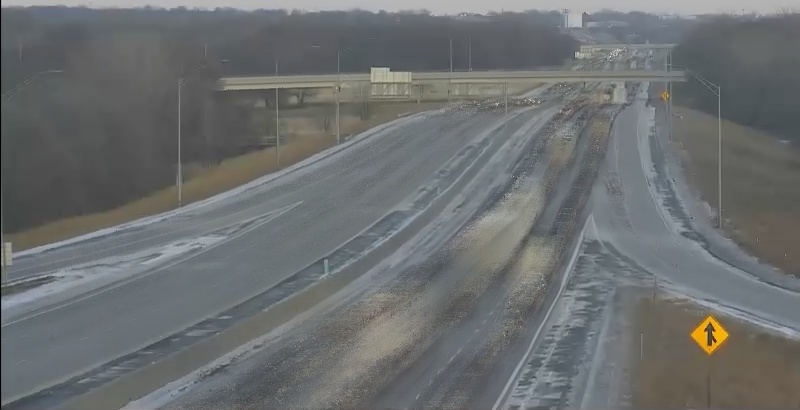
#> input picture images/14_1.jpg, 800 x 410 px
$ python image_diff.original.py --first images/14_1.jpg --second images/14_2.jpg   (older library calls are emulated)
#> lines starting #> are read from the running program, lines starting #| are printed output that depends on the picture; after the words box and inside, x2 and y2 are one past the last pixel; in counts of white or black regions, pixels touching at a corner belong together; long printed decimals are rounded
# import the necessary packages
from skimage.measure import compare_ssim
import argparse
import imutils
import cv2

# construct the argument parse and parse the arguments
ap = argparse.ArgumentParser()
ap.add_argument("-f", "--first", required=True,
                help="first input image")
ap.add_argument("-s", "--second", required=True,
                help="second")
args = vars(ap.parse_args())

# load the two input images
imageA = cv2.imread(args["first"])
#> imageA is the input picture: shape (410, 800, 3); mean B, G, R 111.4, 110.8, 107.7
imageB = cv2.imread(args["second"])
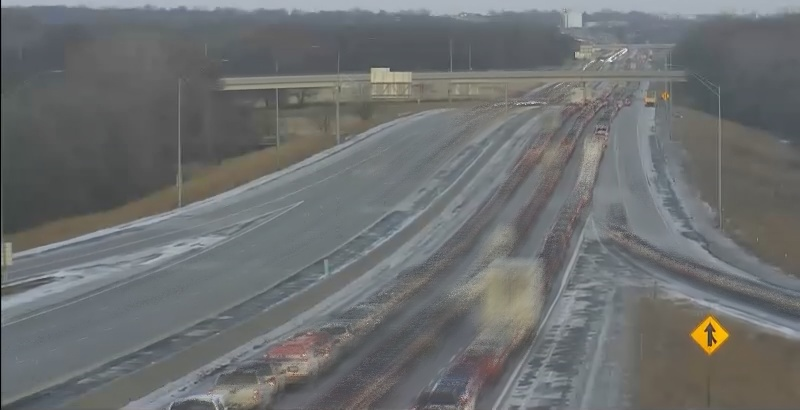
#> input picture images/14_2.jpg, 800 x 410 px
#> imageB is the input picture: shape (410, 800, 3); mean B, G, R 111.9, 111.5, 109.1
# [8 lines of commented-out code are left out]
grayA = cv2.cvtColor(imageA, cv2.COLOR_BGR2GRAY)
grayB = cv2.cvtColor(imageB, cv2.COLOR_BGR2GRAY)


# compute the Structural Similarity Index (SSIM) between the two
# images, ensuring that the difference image is returned
(score, diff) = compare_ssim(grayA, grayB, full=True)
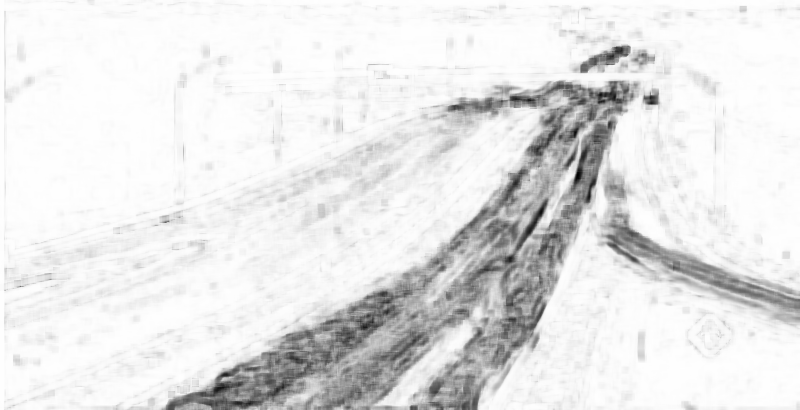
#> diff: shape (410, 800) float64; min -0.483, max 1, mean 0.852; drawn with min black and max white
#> score = 0.851
diff = (diff * 255).astype("uint8")
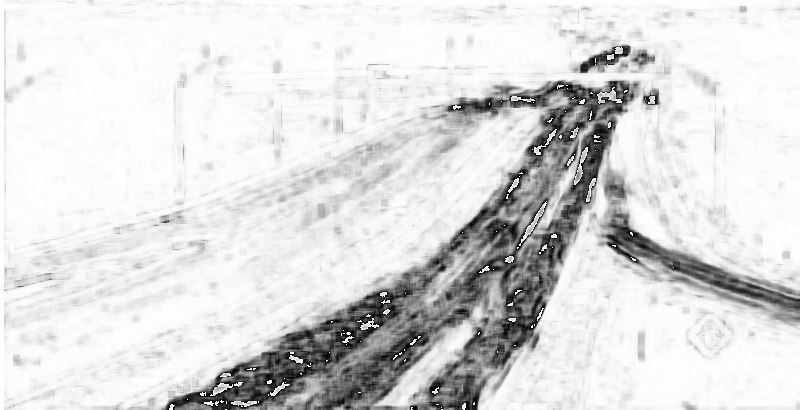
#> diff: shape (410, 800); min 0, max 255, mean 218.6
print("SSIM: {}".format(score))
#| SSIM: 0.8511

# threshold the difference image, followed by finding contours to
# obtain the regions of the two input images that differ
thresh = cv2.threshold(diff, 0, 255,
                       cv2.THRESH_BINARY_INV | cv2.THRESH_OTSU)[1]
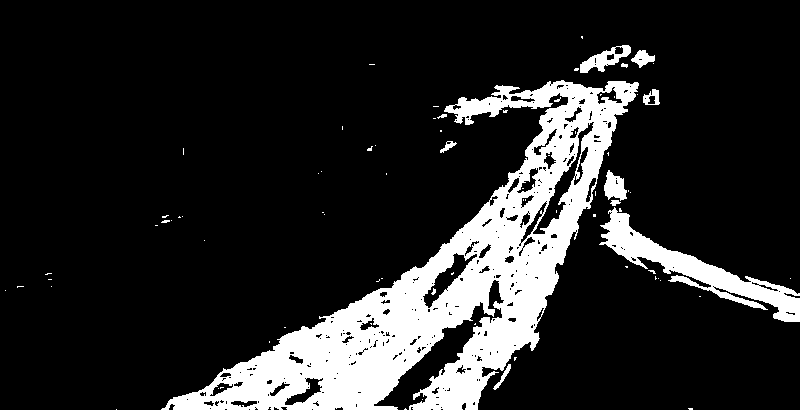
#> thresh: shape (410, 800); 15.6% white; 78 white regions (65 under 20 px)
# thresh = cv2.threshold(diff, 50, 255,
#                        cv2.THRESH_BINARY_INV)[1]
cnts = cv2.findContours(thresh.copy(), cv2.RETR_EXTERNAL,
                        cv2.CHAIN_APPROX_SIMPLE)
#> cnts = 65 contours, 56 with area under 20; largest, box (x1, y1, x2, y2) and area: (161, 80, 639, 410) 48250, (599, 207, 800, 322) 4961, (580, 45, 631, 73) 626, (604, 170, 627, 201) 414, (631, 50, 655, 68) 204
cnts = imutils.grab_contours(cnts)

# loop over the contours
for c in cnts:
	# compute the bounding box of the contour and then draw the
	# bounding box on both input images to represent where the two
	# images differ
	(x, y, w, h) = cv2.boundingRect(c)
	cv2.rectangle(imageA, (x, y), (x + w, y + h), (0, 0, 255), 2)
	cv2.rectangle(imageB, (x, y), (x + w, y + h), (0, 0, 255), 2)
#> this loop made 65 passes
#> (x, y, w, h) on passes 1, 4, 5, 6, 11, 12, 14, 15, 17, 18, 21, 22: (116, 409, 1, 1), (422, 399, 1, 1), (493, 364, 18, 26), (514, 357, 3, 4), (5, 290, 1, 1), (51, 286, 1, 1), (660, 280, 1, 1), (376, 279, 4, 3), (790, 278, 1, 1), (658, 278, 1, 1), (45, 273, 7, 2), (648, 270, 8, 4)
#> (c, x, y, w, h) on passes 2, 3, 7, 8, 9, 10: ([[688, 408], [689, 409], [692, 409], [692, 408]], 688, 408, 5, 2), ([[405, 408], [404, 409], [406, 409]], 404, 408, 3, 2), ([[269, 341], [269, 342]], 269, 341, 1, 2), ([[284, 327], [285, 327]], 284, 327, 2, 1), ([[475, 323], [474, 324], [475, 324]], 474, 323, 2, 2), ([[699, 296], [700, 296]], 699, 296, 2, 1)
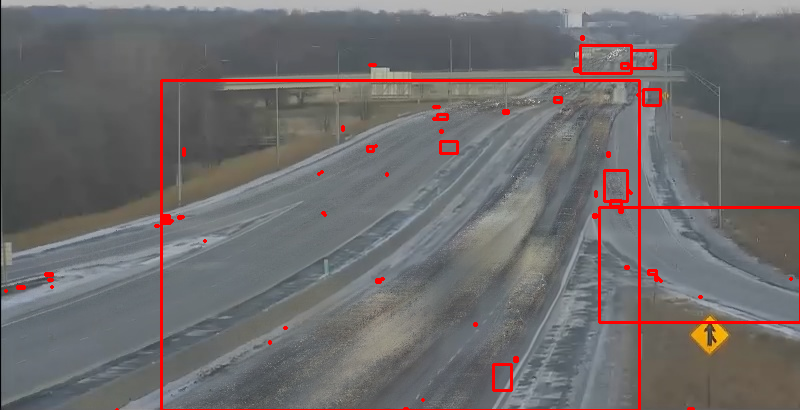
#> imageA: shape (410, 800, 3); 2.62% of pixels changed, all inside (x1, y1, x2, y2) = (4, 35, 800, 410)
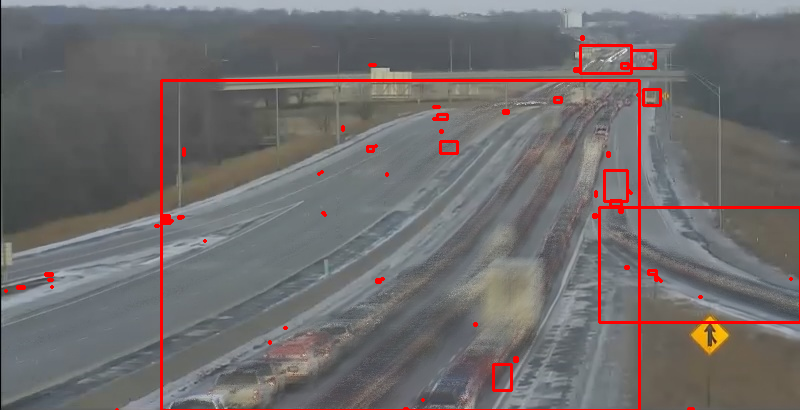
#> imageB: shape (410, 800, 3); 2.62% of pixels changed, all inside (x1, y1, x2, y2) = (4, 35, 800, 410)

# show the output images
cv2.imshow("Original", imageA)
cv2.imshow("Modified", imageB)
cv2.imshow("Diff", diff)
cv2.imshow("Thresh", thresh)
cv2.waitKey(0)
